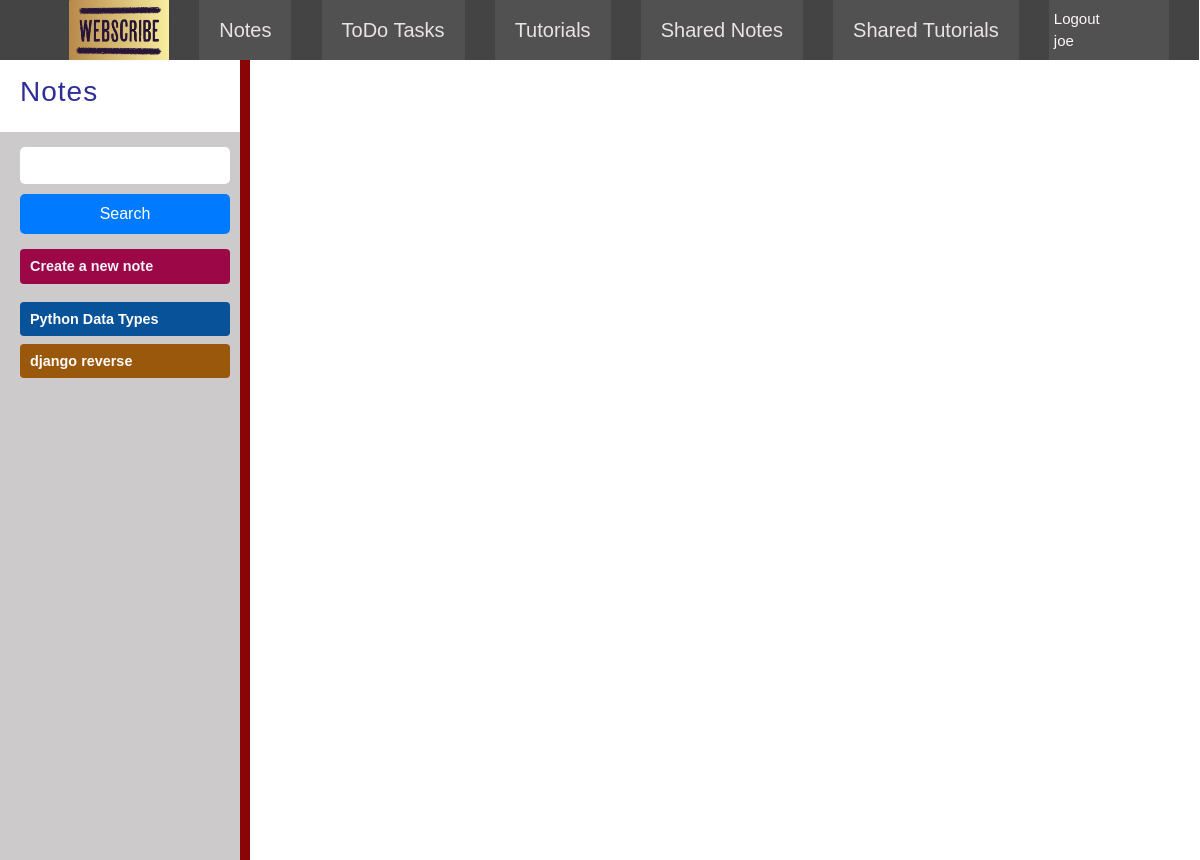
The app's page /notes/ (signed in) with its own data.
### userApp/models.py (models this page shows, shortened)
class User(AbstractUser):
    password = models.CharField(max_length=200)

### notes/models.py (models this page shows, shortened)
class Note(models.Model):
    title = models.CharField(max_length=200)
    content = RichTextField()
    created_at = models.DateField(default=timezone.now)
    noteowner = models.ForeignKey(User, on_delete=models.CASCADE, related_name='allNote')
    is_shared = models.BooleanField(default=False)

### notes/views.py (the view)
# urls.py: path('notes/',include('notes.urls')),
def notes(request):
    notes = Note.objects.all()
    return render(request, 'notes.html',{'notes': notes})

### templates/notes.html (shortened to what this page needs)
{% extends 'userbase.html' %}
{% load static %}
{% load active_link_tags %}
{% block extra_styles %}
    <link rel="stylesheet" href="{% static 'css/notes.css' %}">
{% endblock %}
{% block body %}
<main>
    <div class="sb-cover">
        <div class="sidebar" id="sdb">
            <div class="resizer"></div>
            <div class="header">
                <h3 onClick="viewNote({{note.id}})">Notes</h3>
            </div>
            <div class="search-bar">
                <form action="{% url 'notes:userNoteSearch' %}" id="searchform" method="POST">
                    <input type="text" id="search-word" name="search_keyword">
                    <input type="submit" class="btn btn-primary" id="search-btn" value="Search">
                </form>
            </div>
            <a href="{% url 'notes:create_note' %}" class="cr-note badge" id="createNote">Create a new note</a>
            <ul id="noteDisplUl">
                {% for note in notes %}
                    <li data-object-id="{{note.pk}}" class="snote badge">{{ note.title }}</li>
                {% endfor %}
            </ul>
        </div>
    </div>
    <div class="dispEl-div">
        <p id="dispEl"></p>
    </div>
</main>
{% endblock%}

### templates/usernavbar.html (shortened to what this page needs)
{% load static %}
{% load active_link_tags %}
<nav class="tm-nav">
    <ul id="tm-main-nav" style="margin: 0;" class="navitemsicons">
        {% url 'notes:notes' as notes %}
        {% url 'toDo:allTasks' as toDo %}
        {% url 'notes:tutorials' as tutorials %}
        {% url 'userApp:userSharedNotes' as userSharedNotes %}
        {% url 'userApp:userSharedTutorials' as userSharedTutorials %}
        <li class="nav-item"><a href="{% url 'notes:notes' %}"><img src="{% static 'images/logo3.png' %}" id="logo"></a></li>
        <li class="nav-item">
            <a href="{{notes}}" class="nav-link {% active_link 'notes:notes' 'active-nav' strict=True%}">
                Notes
            </a>
        </li>
        <li class="nav-item">
            <a href="{{toDo}}" class="nav-link {% active_link 'toDo:allTasks' 'active-nav' %}">
                ToDo Tasks
            </a>
        </li>
        <li class="nav-item">
            <a href="{{tutorials}}"  class="nav-link {% active_link 'notes:tutorials' 'active-nav' strict=True%}">
                Tutorials
            </a>
        </li>
        <li class="nav-item">
            <a href="{{userSharedNotes}}"  class="nav-link {% active_link 'userApp:userSharedNotes' 'active-nav' %}">
                Shared Notes
            </a>
        </li>
        <li class="nav-item">
            <a href="{{userSharedTutorials}}"  class="nav-link {% active_link 'userApp:userSharedTutorials' 'active-nav' %}">
                Shared Tutorials
            </a>
        </li>
        <li class="nav-item nav-logout">
            <a href="{% url 'userApp:logout' %}" class="nav-logout">
                Logout <br> {{request.user.username}}
            </a>
        </li>
    </ul>
</nav>

### ProjectScribe/static/css/userindex.css (style rules this page uses)
* { box-sizing: border-box; }
html, body { overflow-x: hidden; height: 100%; }
body { font-family: 'Kumbh Sans', sans-serif; font-size: 18px; margin: 0; display: flex; flex-direction: column; }
a { color: #fff7f7; text-decoration: none; }
.nav-item { list-style: none; display: flex; }
.tm-nav { top:0; position: fixed; left: -1px; right:-1px; width: 100%; z-index: 100; }
.tm-nav ul { width: 100%; background-color: #444; display: flex; justify-content: space-evenly; align-items: stretch; }
.tm-nav>ul>li { background-color: #515151; }
#logo { height: 60px; width: 100px; }
.nav-link { color: #e9e3e3; font-size: 20px; text-decoration: none; padding: 10px 20px; display: flex; justify-content: center; align-items: center; transition: background-color 0.3s; }
li.nav-logout { color: #e9e3e3; text-align: left; width: 120px; font-size: 15px; text-decoration: none; padding: 0px 5px; transition: background-color 0.3s; overflow: hidden; white-space: nowrap; text-overflow: ellipsis; display: flex; align-items: center; }

### ProjectScribe/static/css/notes.css (style rules this page uses)
body { overflow: hidden; }
main { width: 100%; height: 100vh; user-select: none; display: flex; margin: 0; padding: 0; font-family: system-ui, -apple-system, BlinkMacSystemFont, 'Segoe UI', Roboto, ; }
.sidebar { width: 250px; height: 100%; left: 0; display: flex; flex-direction: column; overflow-x: hidden; position: relative; background-color: #cccaca; }
.resizer { width: 10px; top: 0; right: 0; cursor: col-resize; height: 100%; position: absolute; background-color: #8a0505; }
.header { padding: 15px 20px; background-color: #fff; }
.header h3 { color: #2e2e9b; letter-spacing: 1px; font-family: Impact, Haettenschweiler, 'Arial Narrow Bold', sans-serif; }
.header h3, ul li { white-space: nowrap; overflow: hidden; text-overflow: ellipsis; }
.sidebar> ul { list-style: none; padding-inline-start: 20px; padding-top: 1em; padding-inline-end: 20px; }
.sidebar > ul > li { cursor: pointer; }
ul > li.active-li { background-color: #075298; z-index: 1000; }
.cr-note { padding: 10px; font-size: 0.8em; text-align: left; color: #f5f2f9; background-color: rgb(155, 7, 71); }
.sidebar >a { margin-left: 20px; margin-right: 20px; box-sizing: border-box; }
.search-bar>form { display: flex; flex-direction: column; justify-content: center; align-items: stretch; padding: 10px 20px; }
.search-bar>form>input { padding:8px 10px; margin: 5px 0px; border: 0px solid white; border-radius: 5px; outline: none; }
#search-word { font-size: 0.8em; }
.dispEl-div { overflow: auto; flex: 1; }
#dispEl { padding: 20px; overflow: auto; }
.snote { padding: 10px; font-size: 0.8em; width: 100%; text-align: left; color: #fffdfa; background-color: rgb(154, 88, 12); }

### records on screen
User: user.username "joe"
Note: title "Python Data Types"
Note: title "django reverse"
